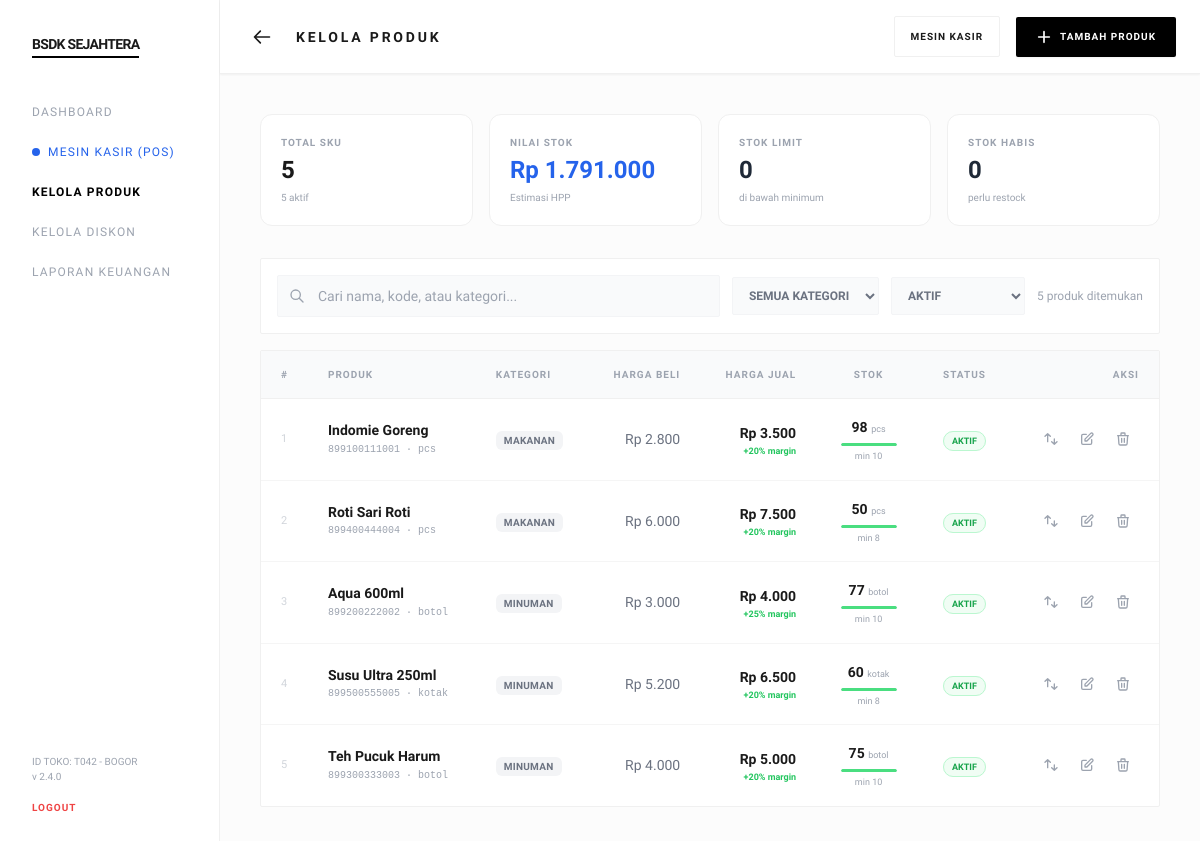
Page /produk.php on the earlier database version.
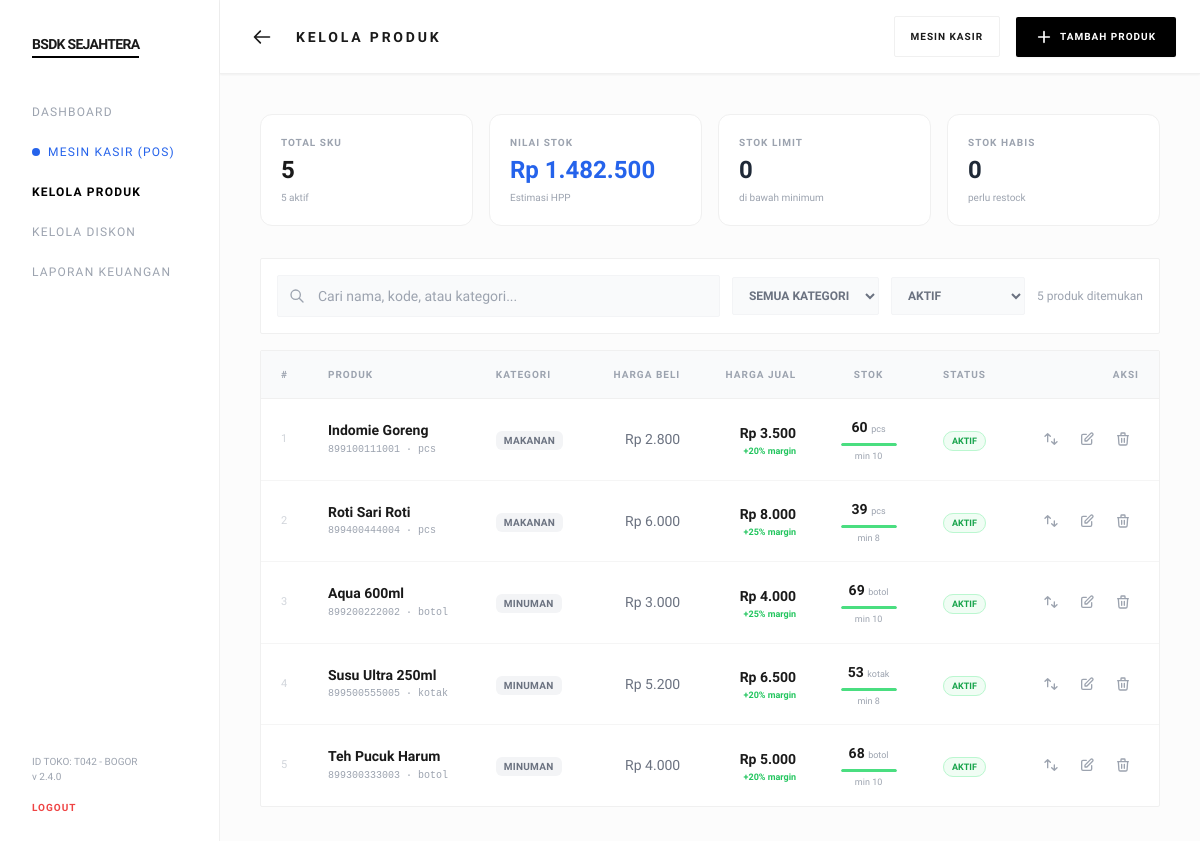
Same page on the later database version.
### tables this page shows
CREATE TABLE `produk` (
  `id` int(11) NOT NULL AUTO_INCREMENT,
  `kode` varchar(80) NOT NULL,
  `nama` varchar(160) NOT NULL,
  `kategori` varchar(100) DEFAULT '-',
  `harga_beli` int(11) NOT NULL DEFAULT 0,
  `harga_jual` int(11) NOT NULL,
  `stok` int(11) NOT NULL DEFAULT 0,
  `stok_minimum` int(11) NOT NULL DEFAULT 5,
  `satuan` varchar(30) DEFAULT 'pcs',
  `status` enum('aktif','nonaktif') NOT NULL DEFAULT 'aktif',
  `created_at` timestamp NOT NULL DEFAULT current_timestamp(),
  `updated_at` timestamp NULL DEFAULT NULL ON UPDATE current_timestamp(),
  PRIMARY KEY (`id`),
  UNIQUE KEY `kode` (`kode`)
);

### config.php (called while the page is built, shortened)
<?php
function e($value): string
{
    return htmlspecialchars($value ?? '', ENT_QUOTES, 'UTF-8');
}
function rupiah($angka): string
{
    return 'Rp ' . number_format((int)$angka, 0, ',', '.');
}

### produk.php (the view, shortened to what the changed rows need)
<?php
require_once 'config.php';
$statusFilter = $_GET['status'] ?? 'aktif';
$page         = max(1, (int)($_GET['page'] ?? 1));
$perPage      = 15;
$offset       = ($page - 1) * $perPage;
$where  = ['1=1'];
$params = [];
if ($statusFilter !== 'semua') {
    $where[]           = 'status = :status';
    $params[':status'] = $statusFilter;
}
$whereStr = implode(' AND ', $where);
$stmtProd = $pdo->prepare("SELECT * FROM produk WHERE $whereStr ORDER BY kategori, nama LIMIT $perPage OFFSET $offset");
$stmtProd->execute($params);
$produkList = $stmtProd->fetchAll();
$summary = $pdo->query("
    SELECT
        COUNT(*) AS total,
        SUM(CASE WHEN status = 'aktif' THEN 1 ELSE 0 END) AS aktif,
        SUM(CASE WHEN stok <= stok_minimum THEN 1 ELSE 0 END) AS low_stock,
        SUM(CASE WHEN stok = 0 THEN 1 ELSE 0 END) AS habis,
        SUM(harga_jual * stok) AS nilai_stok
    FROM produk
")->fetch();
?>
<!DOCTYPE html>
<html lang="id">
<head>
    <script src="https://cdn.tailwindcss.com"></script>
</head>
<body class="antialiased bg-[#fcfcfc] min-h-screen pb-20 lg:pb-0">
    <header class="produk-header sticky top-0 bg-white border-b border-subtle px-4 sm:px-6 py-4 flex justify-between items-center z-40 shadow-sm">
        <div class="flex items-center gap-4">
            <h1 class="produk-header-title text-sm font-bold tracking-[0.2em] uppercase">Kelola Produk</h1>
        </div>
    </header>
    <main class="produk-main p-4 sm:p-5 md:p-8 lg:p-10">
        <div class="produk-summary grid grid-cols-2 md:grid-cols-4 gap-3 md:gap-4 mb-6 md:mb-8">
            <div class="produk-summary-card bg-white border border-subtle rounded-sm md:rounded-xl p-4 md:p-5">
                <p class="text-[10px] font-bold text-gray-400 uppercase tracking-widest mb-1">Nilai Stok</p>
                <p class="text-2xl font-bold text-blue-600"><?= rupiah($summary['nilai_stok'] ?? 0) ?></p>
                <p class="text-[10px] text-gray-400 mt-1">Estimasi HPP</p>
            </div>
        </div>
        <div class="bg-white border border-subtle rounded-sm overflow-hidden">
            <div class="hidden lg:block overflow-x-auto no-scrollbar">
                <table class="w-full text-left min-w-[780px]">
                    <thead class="border-b border-subtle bg-gray-50">
                        <tr>
                            <th class="px-5 py-4 text-[10px] font-bold uppercase tracking-widest text-gray-400 w-8">#</th>
                            <th class="px-5 py-4 text-[10px] font-bold uppercase tracking-widest text-gray-400">Produk</th>
                            <th class="px-5 py-4 text-[10px] font-bold uppercase tracking-widest text-gray-400">Kategori</th>
                            <th class="px-5 py-4 text-[10px] font-bold uppercase tracking-widest text-gray-400 text-right">Harga Beli</th>
                            <th class="px-5 py-4 text-[10px] font-bold uppercase tracking-widest text-gray-400 text-right">Harga Jual</th>
                            <th class="px-5 py-4 text-[10px] font-bold uppercase tracking-widest text-gray-400 text-center">Stok</th>
                            <th class="px-5 py-4 text-[10px] font-bold uppercase tracking-widest text-gray-400 text-center">Status</th>
                            <th class="px-5 py-4 text-[10px] font-bold uppercase tracking-widest text-gray-400 text-right">Aksi</th>
                        </tr>
                    </thead>
                    <tbody id="tabel-body" class="divide-y divide-[#f5f5f5]">
                        <?php if (empty($produkList)): ?>
                            <tr>
                                <td colspan="8" class="py-20 text-center">
                                    <div class="inline-flex flex-col items-center gap-3 opacity-30">
                                        <svg class="w-12 h-12" fill="none" stroke="currentColor" viewBox="0 0 24 24">
                                            <path stroke-linecap="round" stroke-linejoin="round" stroke-width="1" d="M20 7l-8-4-8 4m16 0l-8 4m8-4v10l-8 4m0-10L4 7m8 4v10M4 7v10l8 4" />
                                        </svg>
                                        <p class="text-xs font-bold uppercase tracking-widest">Produk tidak ditemukan</p>
                                    </div>
                                </td>
                            </tr>
                        <?php else: ?>
                            <?php foreach ($produkList as $i => $p):
                                $isLow    = $p['stok'] <= $p['stok_minimum'] && $p['stok'] > 0;
                                $isHabis  = $p['stok'] <= 0;
                                $stokPct  = $p['stok_minimum'] > 0 ? min(100, round($p['stok'] / max($p['stok_minimum'] * 2, 1) * 100)) : 100;
                                $stokColor = $isHabis ? 'bg-red-400' : ($isLow ? 'bg-yellow-400' : 'bg-green-400');
                                $margin   = $p['harga_beli'] > 0 ? round(($p['harga_jual'] - $p['harga_beli']) / $p['harga_jual'] * 100) : 0;
                            ?>
                                <tr class="group">
                                    <td class="px-5 py-4 text-[11px] text-gray-300 font-medium"><?= $offset + $i + 1 ?></td>
                                    <td class="px-5 py-4">
                                        <div class="font-semibold text-sm leading-tight"><?= e($p['nama']) ?></div>
                                        <div class="text-[10px] text-gray-400 font-mono mt-0.5"><?= e($p['kode']) ?> · <?= e($p['satuan']) ?></div>
                                    </td>
                                    <td class="px-5 py-4">
                                        <span class="text-[10px] font-bold uppercase tracking-wide text-gray-500 bg-gray-100 px-2 py-1 rounded-md">
                                            <?= e($p['kategori']) ?>
                                        </span>
                                    </td>
                                    <td class="px-5 py-4 text-right text-sm text-gray-500"><?= rupiah($p['harga_beli']) ?></td>
                                    <td class="px-5 py-4 text-right">
                                        <span class="text-sm font-bold"><?= rupiah($p['harga_jual']) ?></span>
                                        <?php if ($margin > 0): ?>
                                            <div class="text-[9px] text-green-500 font-bold text-right">+<?= $margin ?>% margin</div>
                                        <?php endif; ?>
                                    </td>
                                    <td class="px-5 py-4 text-center">
                                        <div class="inline-flex flex-col items-center gap-1 min-w-[60px]">
                                            <span class="text-sm font-bold <?= $isHabis ? 'text-red-600' : ($isLow ? 'text-yellow-600' : '') ?>">
                                                <?= number_format($p['stok']) ?>
                                                <span class="text-[9px] text-gray-400 font-normal"><?= e($p['satuan']) ?></span>
                                            </span>
                                            <div class="stok-bar w-14">
                                                <div class="stok-bar-fill <?= $stokColor ?>" style="width:<?= $stokPct ?>%"></div>
                                            </div>
                                            <span class="text-[9px] text-gray-400">min <?= $p['stok_minimum'] ?></span>
                                        </div>
                                    </td>
                                    <td class="px-5 py-4 text-center">
                                        <?php if ($p['status'] === 'aktif'): ?>
                                            <span class="badge-aktif text-[9px] font-bold uppercase px-2 py-1 rounded-full">Aktif</span>
                                        <?php else: ?>
                                            <span class="badge-nonaktif text-[9px] font-bold uppercase px-2 py-1 rounded-full">Nonaktif</span>
                                        <?php endif; ?>
                                    </td>
                                    <td class="px-5 py-4">
                                        <div class="flex items-center justify-end gap-1">
                                            <button onclick="openStokModal(<?= $p['id'] ?>, '<?= e(addslashes($p['nama'])) ?>', <?= $p['stok'] ?>)"
                                                class="p-2 text-gray-400 hover:text-yellow-600 hover:bg-yellow-50 rounded-sm transition-all" title="Update Stok">
                                                <svg class="w-4 h-4" fill="none" stroke="currentColor" viewBox="0 0 24 24">
                                                    <path stroke-linecap="round" stroke-linejoin="round" stroke-width="2" d="M7 16V4m0 0L3 8m4-4l4 4m6 4v8m0 0l4-4m-4 4l-4-4" />
                                                </svg>
                                            </button>
                                            <button onclick="editProduk(<?= $p['id'] ?>)"
                                                class="p-2 text-gray-400 hover:text-blue-600 hover:bg-blue-50 rounded-sm transition-all" title="Edit Produk">
                                                <svg class="w-4 h-4" fill="none" stroke="currentColor" viewBox="0 0 24 24">
                                                    <path stroke-linecap="round" stroke-linejoin="round" stroke-width="2" d="M11 5H6a2 2 0 00-2 2v11a2 2 0 002 2h11a2 2 0 002-2v-5m-1.414-9.414a2 2 0 112.828 2.828L11.828 15H9v-2.828l8.586-8.586z" />
                                                </svg>
                                            </button>
                                            <button onclick="hapusProduk(<?= $p['id'] ?>, '<?= e(addslashes($p['nama'])) ?>')"
                                                class="p-2 text-gray-400 hover:text-red-600 hover:bg-red-50 rounded-sm transition-all" title="Hapus Produk">
                                                <svg class="w-4 h-4" fill="none" stroke="currentColor" viewBox="0 0 24 24">
                                                    <path stroke-linecap="round" stroke-linejoin="round" stroke-width="2" d="M19 7l-.867 12.142A2 2 0 0116.138 21H7.862a2 2 0 01-1.995-1.858L5 7m5 4v6m4-6v6m1-10V4a1 1 0 00-1-1h-4a1 1 0 00-1 1v3M4 7h16" />
                                                </svg>
                                            </button>
                                        </div>
                                    </td>
                                </tr>
                            <?php endforeach; ?>
                        <?php endif; ?>
                    </tbody>
                </table>
            </div>
        </div>
    </main>
</body>
</html>

Differences in the rows shown:
changed produk "Indomie Goreng": stok "98" → "60"
changed produk "Roti Sari Roti": harga_jual "Rp 7.500" → "Rp 8.000"; margin "20" → "25"; stok "50" → "39"
changed produk "Aqua 600ml": stok "77" → "69"
changed produk "Susu Ultra 250ml": stok "60" → "53"
changed produk "Teh Pucuk Harum": stok "75" → "68"
Other differences:
rupiah($summary['nilai_stok'] ?? 0): "Rp 1.791.000" → "Rp 1.482.500"
